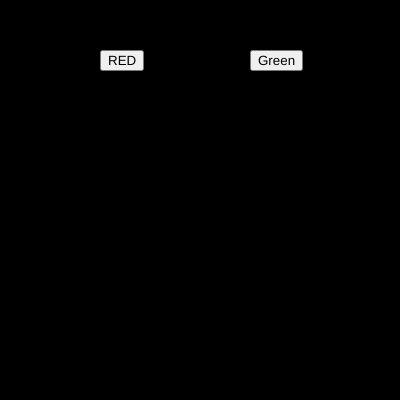
Frame 1 (no input)
Frame 60 (no input): identical to frame 1, image omitted
Frame 120 (the mouse pressed at the canvas centre since frame 60): identical to frame 1, image omitted

The p5.js sketch that drew this single still picture (run headless with seeded random() and noise() and a simulated clock; from frame 60 on, the mouse is pressed at the canvas centre):

// p5.js sketch
// ── sketch.js
var btn_red;
var btn_green;

var r = 0;
var g = 0;
var b = 0;

function setup() {
  createCanvas(400, 400); 
  
  btn_red =  createButton("RED");
  btn_red.position(100,50);
  btn_red.mousePressed(red_bg);

  btn_green = createButton("Green");
  btn_green.position(250,50);
  btn_green.mousePressed(green_bg);
}

function draw() {
  background(r,g,b);
}

function  red_bg()
  { 
    r = 260;
    g = 0;
    b = 0;
  }

function green_bg()
{
  r = 0;
  g = 260;
  b = 0
}
